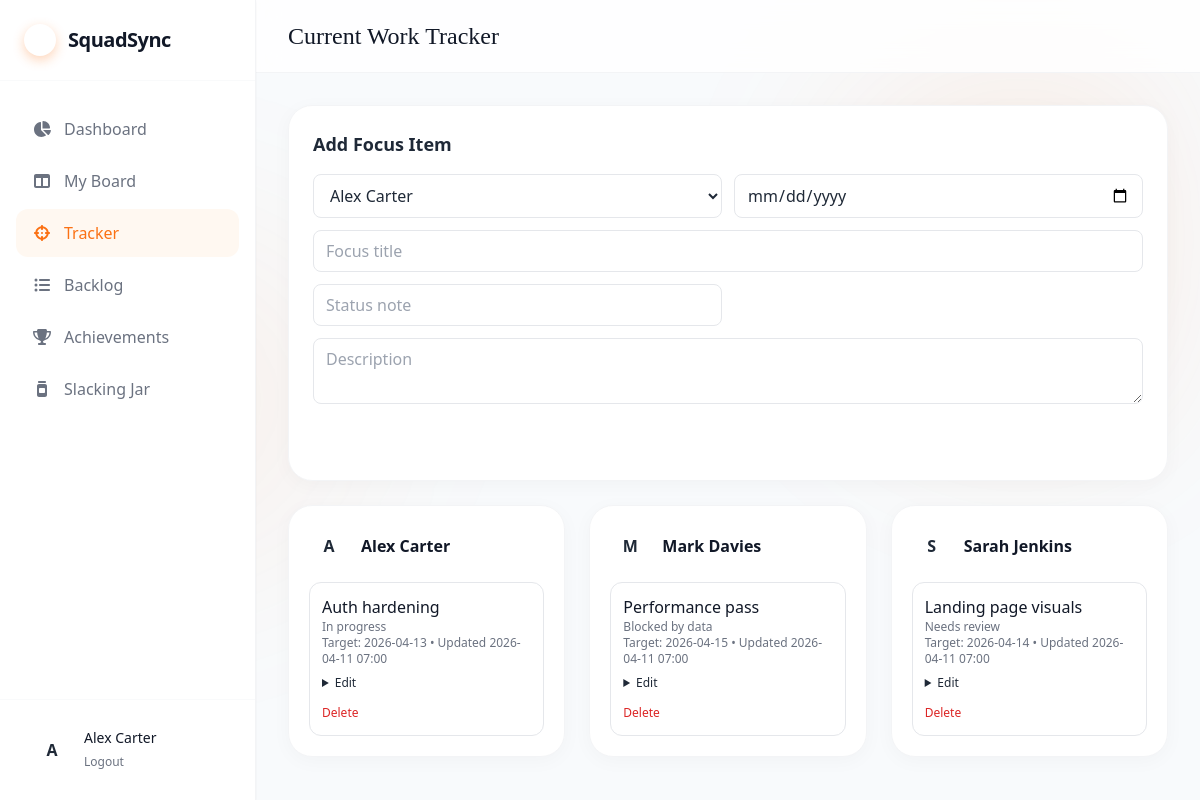
The app's page /tracker (signed in) with its own data.
### application/models.py (models this page shows, shortened)
class User(UserMixin, db.Model):
    id = db.Column(db.Integer, primary_key=True)
    name = db.Column(db.String(100), nullable=False)
    email = db.Column(db.String(120), unique=True, nullable=False)
    password_hash = db.Column(db.String(255), nullable=False)
    created_at = db.Column(db.DateTime, default=datetime.utcnow, nullable=False)
    tasks = db.relationship("Task", backref="user", lazy=True, cascade="all, delete-orphan")
    focuses = db.relationship(
        "CurrentFocus", backref="user", lazy=True, cascade="all, delete-orphan"
    )
    achievements = db.relationship(
        "Achievement", backref="user", lazy=True, cascade="all, delete-orphan"
    )
    fines = db.relationship(
        "SlackingJarEntry", foreign_keys="SlackingJarEntry.user_id", backref="target_user", lazy=True
    )

class CurrentFocus(db.Model):
    id = db.Column(db.Integer, primary_key=True)
    user_id = db.Column(db.Integer, db.ForeignKey("user.id"), nullable=False)
    title = db.Column(db.String(140), nullable=False)
    description = db.Column(db.Text, nullable=True)
    status_note = db.Column(db.String(160), nullable=True)
    target_date = db.Column(db.Date, nullable=True)
    updated_at = db.Column(db.DateTime, default=datetime.utcnow, onupdate=datetime.utcnow)

### application/routes.py (the view, shortened to what this page needs)
@main_bp.route("/tracker", methods=["GET", "POST"])
@login_required
def tracker():
    form = CurrentFocusForm()
    form.user_id.choices = _user_choices()
    users = User.query.order_by(User.name.asc()).all()
    by_user = {u.id: [] for u in users}
    for item in CurrentFocus.query.order_by(CurrentFocus.updated_at.desc()).all():
        by_user[item.user_id].append(item)
    return render_template(
        "tracker.html", active="tracker", users=users, by_user=by_user, form=form
    )

### application/forms.py
class CurrentFocusForm(FlaskForm):
    user_id = SelectField("Person", coerce=int, validators=[DataRequired()])
    title = StringField("Title", validators=[DataRequired(), Length(max=140)])
    description = TextAreaField("Description", validators=[Optional(), Length(max=1200)])
    status_note = StringField("Status Note", validators=[Optional(), Length(max=160)])
    target_date = DateField("Target Date", validators=[Optional()])
    submit = SubmitField("Save Focus")

### application/models.py (called while the page is built)
@login_manager.user_loader
def load_user(user_id: str):
    return db.session.get(User, int(user_id))

### application/routes.py (called while the page is built)
@main_bp.app_context_processor
def inject_layout_context():
    return {"current_user": current_user}

def _user_choices():
    users = User.query.order_by(User.name.asc()).all()
    return [(u.id, u.name) for u in users]

### application/templates/tracker.html (shortened to what this page needs)
{% extends 'base.html' %}
{% block header %}
<header class="bg-white/80 backdrop-blur-md border-b border-gray-100 sticky top-0 z-10 px-8 py-5 flex justify-between items-center">
    <div><h1 class="text-2xl font-serif text-gray-900">Current Work Tracker</h1></div>
</header>
{% endblock %}
{% block content %}
<section class="panel p-6">
    <h2 class="text-lg font-bold mb-4">Add Focus Item</h2>
    <form method="post" class="grid grid-cols-1 md:grid-cols-2 gap-3">
        {{ form.user_id(class='rounded-lg border border-gray-200 px-3 py-2 bg-white') }}
        {{ form.target_date(class='rounded-lg border border-gray-200 px-3 py-2 bg-white') }}
        {{ form.title(class='rounded-lg border border-gray-200 px-3 py-2 bg-white md:col-span-2', placeholder='Focus title') }}
        {{ form.status_note(class='rounded-lg border border-gray-200 px-3 py-2 bg-white', placeholder='Status note') }}
        {{ form.description(class='rounded-lg border border-gray-200 px-3 py-2 bg-white md:col-span-2', placeholder='Description') }}
        <button class="bg-brand-500 text-white rounded-lg py-2 px-4 w-fit">Save Focus</button>
    </form>
</section>
<div class="grid grid-cols-1 md:grid-cols-3 gap-6">
    {% for user in users %}
    <section class="panel p-5">
        <div class="flex items-center gap-3 mb-4">
            <div class="w-10 h-10 rounded-full bg-brand-50 text-brand-600 flex items-center justify-center font-semibold">{{ user.name[:1] }}</div>
            <div><h3 class="font-semibold text-gray-900">{{ user.name }}</h3></div>
        </div>
        <div class="space-y-3">
            {% for item in by_user[user.id] %}
            <div class="bg-surface-100 rounded-xl p-3 border border-gray-200">
                <p class="font-medium text-gray-900">{{ item.title }}</p>
                <p class="text-xs text-gray-500">{{ item.status_note or 'No status note' }}</p>
                <p class="text-xs text-gray-500">Target: {{ item.target_date or '-' }} • Updated {{ item.updated_at.strftime('%Y-%m-%d %H:%M') }}</p>
                <details class="mt-2">
                    <summary class="text-xs text-brand-600 cursor-pointer">Edit</summary>
                </details>
                <form method="post" action="{{ url_for('main.delete_focus', focus_id=item.id) }}" class="mt-2">
                    <button class="text-xs text-red-600">Delete</button>
                </form>
            </div>
            {% else %}
            <p class="text-sm text-gray-500">No focus item yet.</p>
            {% endfor %}
        </div>
    </section>
    {% endfor %}
</div>
{% endblock %}

### application/templates/base.html (shortened to what this page needs)
<!DOCTYPE html>
<html lang="en">
<head>
    <script src="https://cdn.tailwindcss.com"></script>
    <link rel="stylesheet" href="https://cdnjs.cloudflare.com/ajax/libs/font-awesome/6.4.0/css/all.min.css">
    <link rel="stylesheet" href="{{ url_for('static', filename='css/styles.css') }}">
</head>
<body class="min-h-screen font-sans text-gray-800 antialiased relative {% block body_class %}flex m-0 p-0{% endblock %}">
    {% block layout %}
    <aside class="w-64 bg-white border-r border-gray-100 flex-shrink-0 hidden md:flex flex-col h-screen sticky top-0 z-20 shadow-sm">
        <div class="p-6 flex items-center gap-3 border-b border-gray-50">
            <div class="w-8 h-8 rounded-full bg-brand-500 flex items-center justify-center text-white shadow-[0_4px_12px_rgba(251,113,20,0.3)]">
                <i class="fa-solid fa-bolt text-sm"></i>
            </div>
            <span class="font-bold text-xl tracking-tight text-gray-900">SquadSync</span>
        </div>
        <nav class="flex-1 overflow-y-auto py-6 px-4 space-y-1">
            <a href="{{ url_for('main.dashboard') }}" class="nav-link {% if active == 'dashboard' %}active{% endif %}"><i class="fa-solid fa-chart-pie w-5 text-center"></i>Dashboard</a>
            <a href="{{ url_for('main.board') }}" class="nav-link {% if active == 'board' %}active{% endif %}"><i class="fa-solid fa-columns w-5 text-center"></i>My Board</a>
            <a href="{{ url_for('main.tracker') }}" class="nav-link {% if active == 'tracker' %}active{% endif %}"><i class="fa-solid fa-crosshairs w-5 text-center"></i>Tracker</a>
            <a href="{{ url_for('main.backlog') }}" class="nav-link {% if active == 'backlog' %}active{% endif %}"><i class="fa-solid fa-list-ul w-5 text-center"></i>Backlog</a>
            <a href="{{ url_for('main.achievements') }}" class="nav-link {% if active == 'achievements' %}active{% endif %}"><i class="fa-solid fa-trophy w-5 text-center"></i>Achievements</a>
            <a href="{{ url_for('main.jar') }}" class="nav-link {% if active == 'jar' %}active{% endif %}"><i class="fa-solid fa-jar w-5 text-center"></i>Slacking Jar</a>
        </nav>
        <div class="p-4 border-t border-gray-50">
            <div class="flex items-center gap-3 px-4 py-3">
                <div class="w-10 h-10 rounded-full bg-brand-100 text-brand-700 flex items-center justify-center font-semibold">{{ current_user.name[:1] }}</div>
                <div>
                    <p class="text-sm font-medium text-gray-900">{{ current_user.name }}</p>
                    <form action="{{ url_for('auth.logout') }}" method="post">
                        <button class="text-xs text-gray-500 hover:text-brand-600">Logout</button>
                    </form>
                </div>
            </div>
        </div>
    </aside>
    <main class="flex-1 flex flex-col h-screen overflow-y-auto">
        {% block header %}{% endblock %}
        <div class="p-8 max-w-7xl mx-auto w-full space-y-6">
            {% block content %}{% endblock %}
        </div>
    </main>
    {% endblock %}
</body>
</html>

### application/static/css/styles.css (style rules this page uses)
body { margin: 0; padding: 0; background-color: #f8fafc; overflow-x: hidden; }
.nav-link { display: flex; align-items: center; gap: 0.75rem; padding: 0.75rem 1rem; color: #6b7280; border-radius: 0.75rem; font-weight: 500; transition: all 0.2s; }
.nav-link.active { background: #fff8f1; color: #fb7114; }
.panel { background: white; border: 1px solid #f3f4f6; border-radius: 1.5rem; box-shadow: 0 4px 20px rgba(0, 0, 0, 0.03); }

### records on screen
User: name "A", name "Alex Carter"
CurrentFocus: title "Auth hardening", status_note "In progress", target_date "2026-04-13", updated_at "2026-04-11 07:00"
User: name "M", name "Mark Davies"
CurrentFocus: title "Performance pass", status_note "Blocked by data", target_date "2026-04-15", updated_at "2026-04-11 07:00"
User: name "S", name "Sarah Jenkins"
CurrentFocus: title "Landing page visuals", status_note "Needs review", target_date "2026-04-14", updated_at "2026-04-11 07:00"
